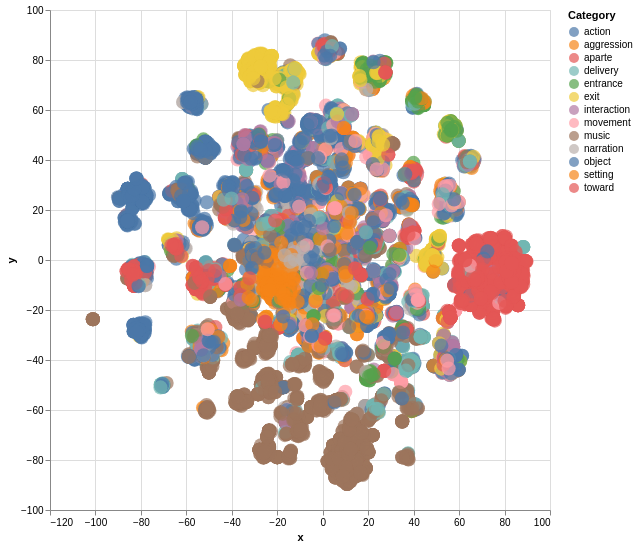

The code cell stored with this chart in its notebook:
### Markdown cell above
With a dataset this size, over **short texts**, it is difficult to interpret the topics (many short words, even with TF-IDF). Let's apply T-SNE !

### Code cell
docs_tsne_th = TSNE(n_components=2, learning_rate='auto',
                  init='pca', metric='cosine', perplexity=50.0).fit_transform(lsa_topics)
print(docs_tsne_th.shape)

data_th = pd.DataFrame({'x': docs_tsne_th[:,0],
                        'y': docs_tsne_th[:,1],
                        'Text': AS13_df['description'],
                        'Category': AS13_df['labelGeneric']})

alt.data_transformers.disable_max_rows()
alt.Chart(data_th[:]).mark_circle(size=200).encode(
    x="x", y="y", color='Category',
    tooltip=['Text']
    ).interactive().properties(
    width=500,
    height=500
)

### Figure 1 — Vega-Lite specification as saved in the notebook (floating-point values rounded to 4 significant figures; data arrays with more than 128 entries replaced by an {"elided": "..."} marker saying what was removed)
{"config": {"view": {"continuousWidth": 300, "continuousHeight": 300}}, "data": {"name": "data-6885a72d46e253ec4cea8c1e056bf4aa"}, "mark": {"type": "circle", "size": 200}, "encoding": {"color": {"field": "Category", "type": "nominal"}, "tooltip": [{"field": "Text", "type": "nominal"}], "x": {"field": "x", "type": "quantitative"}, "y": {"field": "y", "type": "quantitative"}}, "height": 500, "params": [{"name": "param_4", "select": {"type": "interval", "encodings": ["x", "y"]}, "bind": "scales"}], "width": 500, "$schema": "https://vega.github.io/schema/vega-lite/v5.20.1.json", "datasets": {"data-6885a72d46e253ec4cea8c1e056bf4aa": {"elided": "14613 records"}}}
